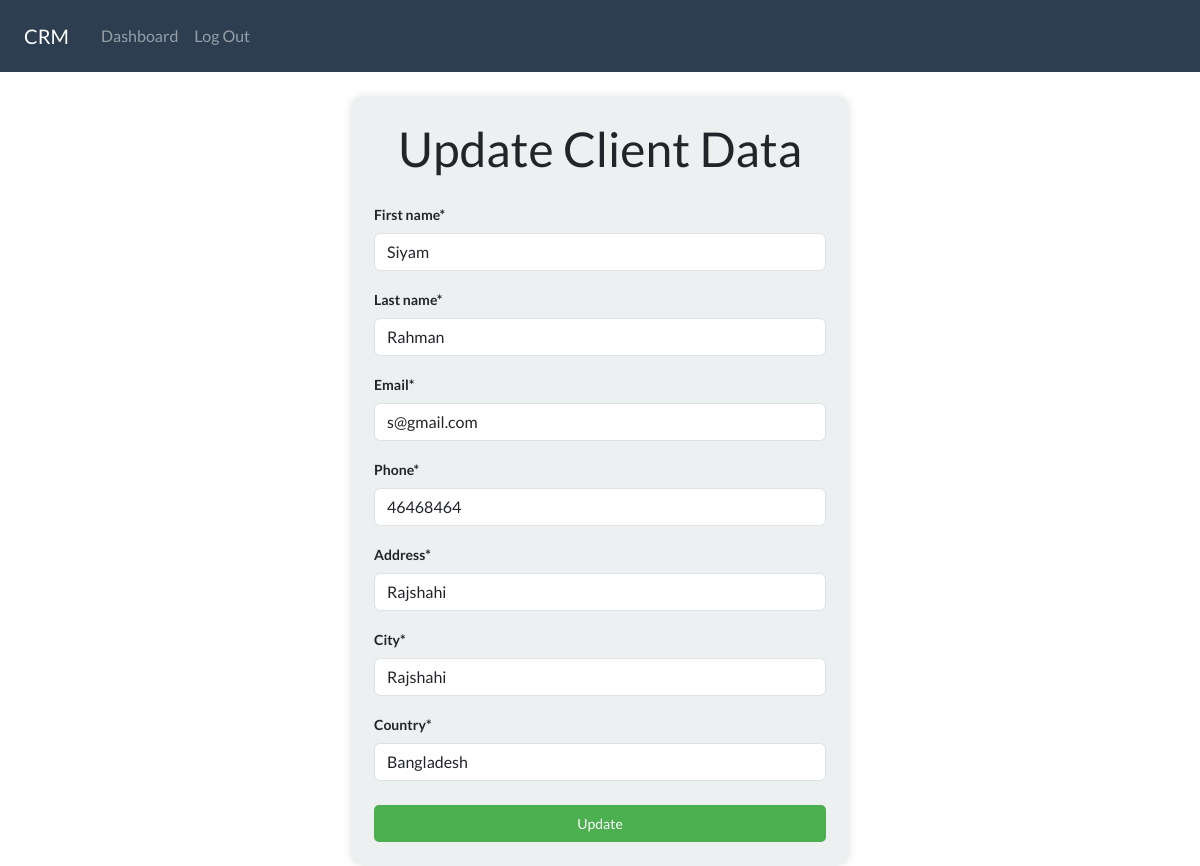
The page /update/5 (signed in) on the database its author committed.
### client/models.py (models this page shows, shortened)
class ClientData(models.Model):
    creation_date = models.DateTimeField(auto_now_add=True)
    first_name = models.CharField(max_length=100)
    last_name = models.CharField(max_length=100)
    email = models.EmailField(max_length=50)
    phone = models.CharField(max_length=20)
    address = models.CharField(max_length=100)
    city = models.CharField(max_length=50)
    country = models.CharField(max_length=50)

### client/views.py (the view)
# urls.py: path('update/<int:pk>',views.update,name='update'),
@login_required(login_url='login')
def update(request,pk):
    data = ClientData.objects.get(id=pk)
    form = UpdateDataForm(instance=data)
    if request.method == 'POST':
        form =UpdateDataForm(request.POST,instance=data)
        if form.is_valid():
            form.save()
            return redirect ('/dashboard')
    context ={'form':form}
    return render(request,'client/update.html',context)

### client/forms.py
class UpdateDataForm(forms.ModelForm):
    class Meta:
        model = ClientData
        fields = ['first_name','last_name','email','phone','address','city','country']

### client/templates/client/update.html (shortened to what this page needs)
{% extends "client/base.html" %}
{% load crispy_forms_tags %}
{% block body %}
<div class="container bg-light shadow-md p-4 form-layout">
    <h1 class="text-center mb-4">Update Client Data</h1>
    <form action="" method="POST" autocomplete="off">
        <div class="form-group">
            {{ form.first_name|as_crispy_field }}
        </div>
        <div class="form-group">
            {{ form.last_name|as_crispy_field }}
        </div>
        <div class="form-group">
            {{ form.email|as_crispy_field }}
        </div>
        <div class="form-group">
            {{ form.phone|as_crispy_field }}
        </div>
        <div class="form-group">
            {{ form.address|as_crispy_field }}
        </div>
        <div class="form-group">
            {{ form.city|as_crispy_field }}
        </div>
        <div class="form-group">
            {{ form.country|as_crispy_field }}
        </div>
        <div class="text-center mt-4">
            <button type="submit" class="btn btn-primary btn-block py-2">Update</button>
        </div>
    </form>
</div>
{% endblock %}

### static/css/style.css (style rules this page uses)
.form-layout { border-radius: 15px; width: 500px; margin: auto; padding: 10px 20px; box-shadow: 0px 0px 10px 0px rgba(0,0,0,0.1); }
.form-control { margin-bottom: 8px; }
label { font-weight: bold; font-size: 14px; }
.btn-primary { background-color: #4CAF50; border: none; color: white; padding: 8px 16px; font-size: 14px; border-radius: 5px; }

### rows shown on the page
ClientData: first_name "Siyam", last_name "Rahman", email "s@gmail.com", phone "46468464", address "Rajshahi", city "Rajshahi", country "Bangladesh"
